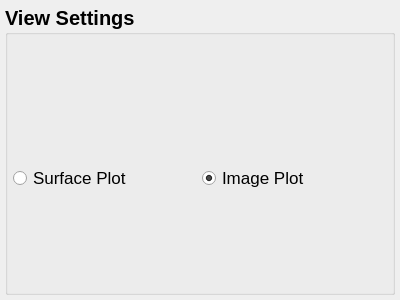
<?xml version="1.0" encoding="UTF-8"?>
<ui version="4.0">
 <class>Form</class>
 <widget class="QWidget" name="Form">
  <property name="geometry">
   <rect>
    <x>0</x>
    <y>0</y>
    <width>400</width>
    <height>300</height>
   </rect>
  </property>
  <property name="windowTitle">
   <string>Form</string>
  </property>
  <layout class="QHBoxLayout" name="horizontalLayout">
   <property name="spacing">
    <number>5</number>
   </property>
   <property name="leftMargin">
    <number>5</number>
   </property>
   <property name="topMargin">
    <number>5</number>
   </property>
   <property name="rightMargin">
    <number>5</number>
   </property>
   <property name="bottomMargin">
    <number>5</number>
   </property>
   <item>
    <widget class="QGroupBox" name="groupBox">
     <property name="font">
      <font>
       <pointsize>15</pointsize>
       <weight>75</weight>
       <bold>true</bold>
      </font>
     </property>
     <property name="title">
      <string>View Settings</string>
     </property>
     <layout class="QHBoxLayout" name="horizontalLayout_2">
      <property name="spacing">
       <number>3</number>
      </property>
      <property name="leftMargin">
       <number>5</number>
      </property>
      <property name="topMargin">
       <number>30</number>
      </property>
      <property name="rightMargin">
       <number>5</number>
      </property>
      <property name="bottomMargin">
       <number>0</number>
      </property>
      <item>
       <widget class="QRadioButton" name="surface_radiobutton">
        <property name="font">
         <font>
          <pointsize>13</pointsize>
          <weight>50</weight>
          <bold>false</bold>
         </font>
        </property>
        <property name="text">
         <string>Surface Plot</string>
        </property>
       </widget>
      </item>
      <item>
       <widget class="QRadioButton" name="image_radiobutton">
        <property name="font">
         <font>
          <pointsize>13</pointsize>
          <weight>50</weight>
          <bold>false</bold>
         </font>
        </property>
        <property name="text">
         <string>Image Plot</string>
        </property>
        <property name="checked">
         <bool>true</bool>
        </property>
       </widget>
      </item>
     </layout>
    </widget>
   </item>
  </layout>
 </widget>
 <resources/>
 <connections/>
</ui>
